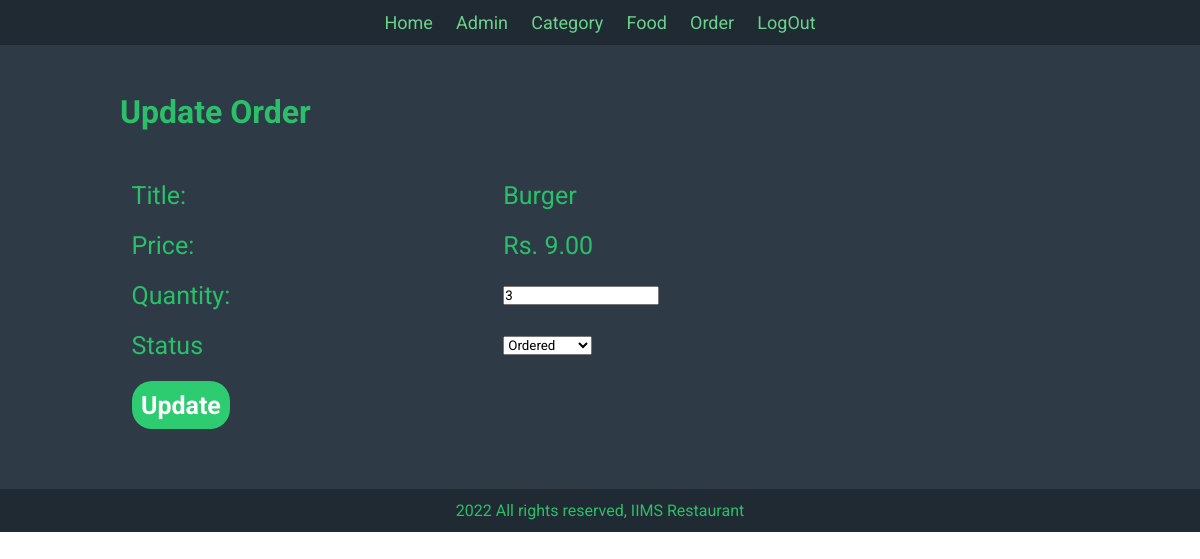
The page /admin/update-order.php?id=7 (signed in) on the database its author committed.
### tables this page shows
CREATE TABLE `tbl_order` (
  `id` int(10) UNSIGNED NOT NULL,
  `food` varchar(255) NOT NULL,
  `price` decimal(10,2) NOT NULL,
  `quantity` int(11) NOT NULL,
  `total` decimal(10,2) NOT NULL,
  `order_date` datetime NOT NULL,
  `status` varchar(50) NOT NULL,
  `customer_name` varchar(100) NOT NULL,
  `customer_contact` varchar(20) NOT NULL,
  `customer_email` varchar(255) NOT NULL,
  `customer_address` varchar(255) NOT NULL
);

### admin/update-order.php (the view, shortened to what this page needs)
<?php include('partials/menu.php')?>
    <div class="main-content">
        <div class="wrapper">
            <h1 class='color-green'>Update Order</h1>
            <br><br>
            <?php
                if(isset($_GET['id'])){
                    $id= $_GET['id'];
                    $sql = "SELECT * FROM tbl_order WHERE id = $id";
                    $res = mysqli_query($conn, $sql);
                    $count = mysqli_num_rows($res);
                    if($count == 1){
                        $row = mysqli_fetch_assoc($res);
                        $title = $row['food'];
                        $price = $row['price'];
                        $quantity = $row['quantity'];
                        $status = $row['status'];
                    }
                    else
                    {
                    header('location:'.SITEURL.'admin/manage-order.php');
                    }
                }
                else
                {
                    header('location:'.SITEURL.'admin/manage-order.php');
                }
            ?>
            <form action="" method='post'>
                <table class='tbl-full color-green btn-text'>
                    <tr>
                            <td>Title:</td>
                            <td><?php echo $title?></td>
                    </tr>
                    <tr>
                        <td>Price:</td>
                        <td>Rs. <?php echo $price?></td>
                    </tr>
                    <tr>
                        <td>Quantity:</td>
                        <td><input type="number" name="new-quantity" value="<?php echo $quantity?>"></td>
                    </tr>
                    <tr>
                        <td>Status</td>
                        <td>
                            <select name="new-status" >
                                <option <?php if($status=='Ordered'){echo 'selected';}?> value="Ordered">Ordered</option>
                            </select>
                        </td>
                    </tr>
                    <tr>
                        <td colspan='2'>
                            <input type="submit" value='Update' class='btn-text btn-secondary' name='submit'>
                        </td>
                    </tr>
                </table>
            </form>
        </div>
    </div>
<?php include('partials/footer.php')?>

### css/admin.css (style rules this page uses)
* { margin: 0; padding: 0; font-family: 'Roboto', sans-serif; }
.wrapper { padding: 1%; width: 80%; margin: 0 auto; }
.color-green { color: #2abf68; }
.main-content { background-color: #2e3b47; padding: 3% 0%; }
.btn-text { font-size: 25px; }

### admin/partials/menu.php (style rules this page uses)
.tbl-full { width: 100%; }
table tr td { padding: 1%; }
.btn-secondary { background-color: #2ecc71; padding: 1%; color:white; text-decoration:none; font-weight:bold; border-radius:20px; border: none; }

### rows shown on the page
tbl_order: food "Burger", price "9.00", new-quantity "3", new-status "Ordered"
